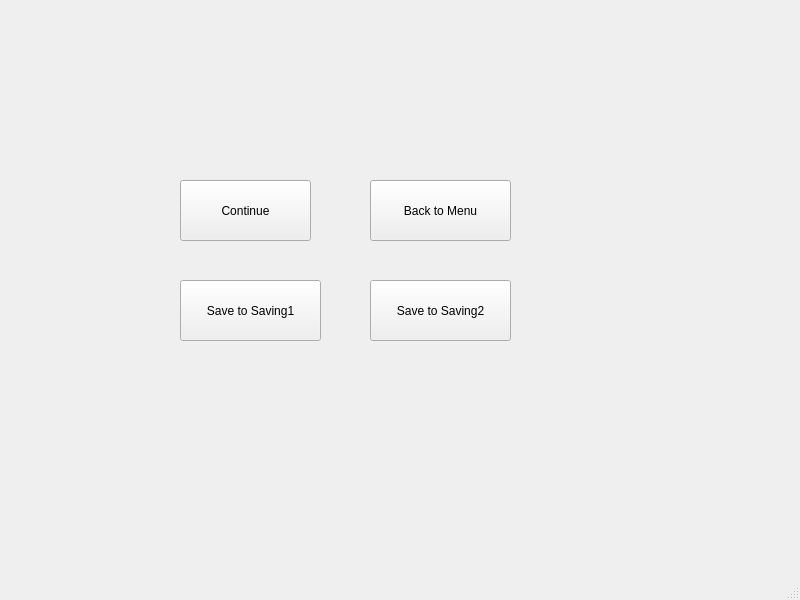
<?xml version="1.0" encoding="UTF-8"?>
<ui version="4.0">
 <class>TmpWindow</class>
 <widget class="QMainWindow" name="TmpWindow">
  <property name="geometry">
   <rect>
    <x>0</x>
    <y>0</y>
    <width>800</width>
    <height>600</height>
   </rect>
  </property>
  <property name="windowTitle">
   <string>MainWindow</string>
  </property>
  <property name="styleSheet">
   <string notr="true">#TmpWindow{border-image: url(:/new/prefix1/image4.png);}</string>
  </property>
  <widget class="QWidget" name="centralwidget">
   <widget class="QPushButton" name="pushButton">
    <property name="geometry">
     <rect>
      <x>180</x>
      <y>180</y>
      <width>131</width>
      <height>61</height>
     </rect>
    </property>
    <property name="text">
     <string>Continue</string>
    </property>
   </widget>
   <widget class="QPushButton" name="pushButton_2">
    <property name="geometry">
     <rect>
      <x>370</x>
      <y>180</y>
      <width>141</width>
      <height>61</height>
     </rect>
    </property>
    <property name="text">
     <string>Back to Menu</string>
    </property>
   </widget>
   <widget class="QPushButton" name="pushButton_3">
    <property name="geometry">
     <rect>
      <x>180</x>
      <y>280</y>
      <width>141</width>
      <height>61</height>
     </rect>
    </property>
    <property name="text">
     <string>Save to Saving1</string>
    </property>
   </widget>
   <widget class="QPushButton" name="pushButton_4">
    <property name="geometry">
     <rect>
      <x>370</x>
      <y>280</y>
      <width>141</width>
      <height>61</height>
     </rect>
    </property>
    <property name="text">
     <string>Save to Saving2</string>
    </property>
   </widget>
  </widget>
  <widget class="QMenuBar" name="menubar">
   <property name="geometry">
    <rect>
     <x>0</x>
     <y>0</y>
     <width>800</width>
     <height>21</height>
    </rect>
   </property>
  </widget>
  <widget class="QStatusBar" name="statusbar"/>
 </widget>
 <resources/>
 <connections/>
</ui>
